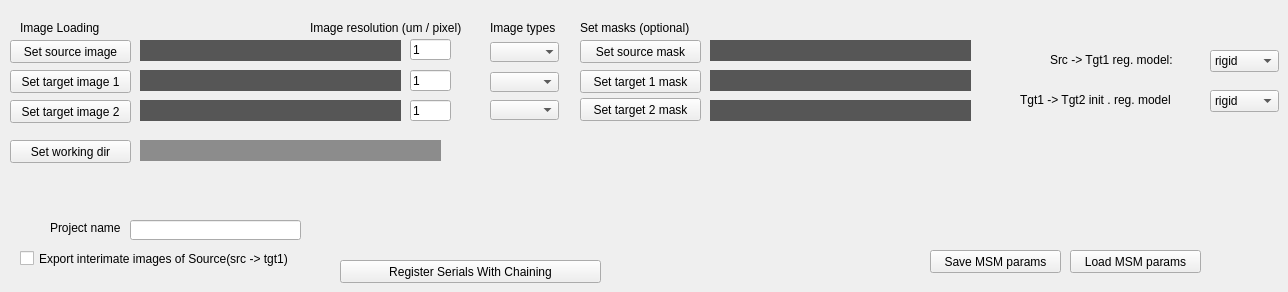
    <widget class="QWidget" name="MultiSecChained">
     <attribute name="title">
      <string>Chained Serial Section Registration</string>
     </attribute>
     <widget class="QPushButton" name="MSM_button_source">
      <property name="geometry">
       <rect>
        <x>10</x>
        <y>40</y>
        <width>121</width>
        <height>23</height>
       </rect>
      </property>
      <property name="styleSheet">
       <string notr="true">gridline-color: rgb(0, 0, 0);</string>
      </property>
      <property name="text">
       <string>Set source image</string>
      </property>
     </widget>
     <widget class="QLabel" name="MSM_regmodel_s1t1_label">
      <property name="geometry">
       <rect>
        <x>1050</x>
        <y>50</y>
        <width>151</width>
        <height>20</height>
       </rect>
      </property>
      <property name="text">
       <string>Src -&gt; Tgt1 reg. model:</string>
      </property>
     </widget>
     <widget class="QComboBox" name="MSM_target_img_type1">
      <property name="geometry">
       <rect>
        <x>490</x>
        <y>72</y>
        <width>69</width>
        <height>20</height>
       </rect>
      </property>
      <property name="currentText">
       <string/>
      </property>
     </widget>
     <widget class="QLineEdit" name="MSM_textbox_fn">
      <property name="geometry">
       <rect>
        <x>130</x>
        <y>220</y>
        <width>171</width>
        <height>20</height>
       </rect>
      </property>
     </widget>
     <widget class="QLineEdit" name="MSM_tgt2_reso">
      <property name="geometry">
       <rect>
        <x>410</x>
        <y>100</y>
        <width>41</width>
        <height>21</height>
       </rect>
      </property>
      <property name="text">
       <string>1</string>
      </property>
     </widget>
     <widget class="QPushButton" name="MSM_button_target2">
      <property name="geometry">
       <rect>
        <x>10</x>
        <y>100</y>
        <width>121</width>
        <height>23</height>
       </rect>
      </property>
      <property name="text">
       <string>Set target image 2</string>
      </property>
     </widget>
     <widget class="QComboBox" name="MSM_Reg_model1">
      <property name="geometry">
       <rect>
        <x>1210</x>
        <y>50</y>
        <width>69</width>
        <height>22</height>
       </rect>
      </property>
      <item>
       <property name="text">
        <string>rigid</string>
       </property>
      </item>
      <item>
       <property name="text">
        <string>affine</string>
       </property>
      </item>
      <item>
       <property name="text">
        <string>nl</string>
       </property>
      </item>
      <item>
       <property name="text">
        <string>scaled_rigid</string>
       </property>
      </item>
      <item>
       <property name="text">
        <string>import...</string>
       </property>
      </item>
     </widget>
     <widget class="QPushButton" name="MSM_button_register_images">
      <property name="geometry">
       <rect>
        <x>340</x>
        <y>260</y>
        <width>261</width>
        <height>23</height>
       </rect>
      </property>
      <property name="text">
       <string>Register Serials With Chaining</string>
      </property>
     </widget>
     <widget class="QLineEdit" name="MSM_tgt1_reso">
      <property name="geometry">
       <rect>
        <x>410</x>
        <y>70</y>
        <width>41</width>
        <height>21</height>
       </rect>
      </property>
      <property name="text">
       <string>1</string>
      </property>
     </widget>
     <widget class="QPushButton" name="MSM_button_src_mask">
      <property name="geometry">
       <rect>
        <x>580</x>
        <y>40</y>
        <width>121</width>
        <height>23</height>
       </rect>
      </property>
      <property name="text">
       <string>Set source mask</string>
      </property>
     </widget>
     <widget class="QCheckBox" name="MSM_intermediate_export">
      <property name="geometry">
       <rect>
        <x>20</x>
        <y>250</y>
        <width>311</width>
        <height>17</height>
       </rect>
      </property>
      <property name="text">
       <string>Export interimate images of Source(src -&gt; tgt1)</string>
      </property>
      <property name="checked">
       <bool>false</bool>
      </property>
     </widget>
     <widget class="QLabel" name="MSM_setmasks_overhead">
      <property name="geometry">
       <rect>
        <x>580</x>
        <y>20</y>
        <width>131</width>
        <height>16</height>
       </rect>
      </property>
      <property name="text">
       <string>Set masks (optional)</string>
      </property>
     </widget>
     <widget class="QLabel" name="MSM_textbox_wd">
      <property name="geometry">
       <rect>
        <x>140</x>
        <y>140</y>
        <width>301</width>
        <height>21</height>
       </rect>
      </property>
      <property name="styleSheet">
       <string notr="true">background-color: rgb(140, 140, 140);
color: rgb(255, 255, 255);
font: 75 8pt &quot;Arial&quot;;</string>
      </property>
      <property name="text">
       <string/>
      </property>
     </widget>
     <widget class="QLabel" name="MSM_type_overhead">
      <property name="geometry">
       <rect>
        <x>490</x>
        <y>20</y>
        <width>81</width>
        <height>16</height>
       </rect>
      </property>
      <property name="text">
       <string>Image types</string>
      </property>
     </widget>
     <widget class="QLabel" name="MSM_textbox_target1">
      <property name="geometry">
       <rect>
        <x>140</x>
        <y>70</y>
        <width>261</width>
        <height>21</height>
       </rect>
      </property>
      <property name="styleSheet">
       <string notr="true">background-color: rgb(86, 86, 86);
font: italic 8pt &quot;Arial&quot;;
color: rgb(255, 255, 255);</string>
      </property>
      <property name="text">
       <string/>
      </property>
     </widget>
     <widget class="QLabel" name="MSM_textbox_target2">
      <property name="geometry">
       <rect>
        <x>140</x>
        <y>100</y>
        <width>261</width>
        <height>21</height>
       </rect>
      </property>
      <property name="styleSheet">
       <string notr="true">background-color: rgb(86, 86, 86);
font: italic 8pt &quot;Arial&quot;;
color: rgb(255, 255, 255);</string>
      </property>
      <property name="text">
       <string/>
      </property>
     </widget>
     <widget class="QComboBox" name="MSM_source_img_type">
      <property name="geometry">
       <rect>
        <x>490</x>
        <y>42</y>
        <width>69</width>
        <height>20</height>
       </rect>
      </property>
      <property name="currentText">
       <string/>
      </property>
      <property name="frame">
       <bool>false</bool>
      </property>
     </widget>
     <widget class="QPushButton" name="MSM_button_tgt_mask1">
      <property name="geometry">
       <rect>
        <x>580</x>
        <y>70</y>
        <width>121</width>
        <height>23</height>
       </rect>
      </property>
      <property name="text">
       <string>Set target 1 mask</string>
      </property>
     </widget>
     <widget class="QComboBox" name="MSM_Reg_model2">
      <property name="geometry">
       <rect>
        <x>1210</x>
        <y>90</y>
        <width>69</width>
        <height>22</height>
       </rect>
      </property>
      <item>
       <property name="text">
        <string>rigid</string>
       </property>
      </item>
      <item>
       <property name="text">
        <string>affine</string>
       </property>
      </item>
      <item>
       <property name="text">
        <string>nl</string>
       </property>
      </item>
      <item>
       <property name="text">
        <string>scaled_rigid</string>
       </property>
      </item>
      <item>
       <property name="text">
        <string>import...</string>
       </property>
      </item>
     </widget>
     <widget class="QLabel" name="MSM_regmodel_t1t2_label">
      <property name="geometry">
       <rect>
        <x>1020</x>
        <y>90</y>
        <width>181</width>
        <height>20</height>
       </rect>
      </property>
      <property name="text">
       <string>Tgt1 -&gt; Tgt2 init . reg. model</string>
      </property>
     </widget>
     <widget class="QLabel" name="MSM_textbox_source">
      <property name="geometry">
       <rect>
        <x>140</x>
        <y>40</y>
        <width>261</width>
        <height>21</height>
       </rect>
      </property>
      <property name="styleSheet">
       <string notr="true">background-color: rgb(86, 86, 86);
font: italic 8pt &quot;Arial&quot;;
color: rgb(255, 255, 255);</string>
      </property>
      <property name="text">
       <string/>
      </property>
     </widget>
     <widget class="QLabel" name="MSM_projectname_overhead">
      <property name="geometry">
       <rect>
        <x>50</x>
        <y>220</y>
        <width>81</width>
        <height>16</height>
       </rect>
      </property>
      <property name="text">
       <string>Project name</string>
      </property>
     </widget>
     <widget class="QPushButton" name="MSM_button_target1">
      <property name="geometry">
       <rect>
        <x>10</x>
        <y>70</y>
        <width>121</width>
        <height>23</height>
       </rect>
      </property>
      <property name="text">
       <string>Set target image 1</string>
      </property>
     </widget>
     <widget class="QComboBox" name="MSM_target_img_type2">
      <property name="geometry">
       <rect>
        <x>490</x>
        <y>100</y>
        <width>69</width>
        <height>20</height>
       </rect>
      </property>
      <property name="currentText">
       <string/>
      </property>
     </widget>
     <widget class="QPushButton" name="MSM_button_wd">
      <property name="geometry">
       <rect>
        <x>10</x>
        <y>140</y>
        <width>121</width>
        <height>23</height>
       </rect>
      </property>
      <property name="text">
       <string>Set working dir</string>
      </property>
     </widget>
     <widget class="QLineEdit" name="MSM_src_reso">
      <property name="geometry">
       <rect>
        <x>410</x>
        <y>39</y>
        <width>41</width>
        <height>21</height>
       </rect>
      </property>
      <property name="text">
       <string>1</string>
      </property>
     </widget>
     <widget class="QLabel" name="MSM_type_img_res_label">
      <property name="geometry">
       <rect>
        <x>310</x>
        <y>20</y>
        <width>181</width>
        <height>16</height>
       </rect>
      </property>
      <property name="text">
       <string>Image resolution (um / pixel)</string>
      </property>
     </widget>
     <widget class="QLabel" name="MSM_Imageloading_overhead">
      <property name="geometry">
       <rect>
        <x>20</x>
        <y>20</y>
        <width>111</width>
        <height>16</height>
       </rect>
      </property>
      <property name="styleSheet">
       <string notr="true">font: 11pt &quot;MS Shell Dlg 2&quot;;</string>
      </property>
      <property name="text">
       <string>Image Loading</string>
      </property>
      <property name="textFormat">
       <enum>Qt::AutoText</enum>
      </property>
     </widget>
     <widget class="QPushButton" name="MSM_button_tgt_mask2">
      <property name="geometry">
       <rect>
        <x>580</x>
        <y>98</y>
        <width>121</width>
        <height>23</height>
       </rect>
      </property>
      <property name="text">
       <string>Set target 2 mask</string>
      </property>
     </widget>
     <widget class="QPushButton" name="MSM_load_params">
      <property name="geometry">
       <rect>
        <x>1070</x>
        <y>250</y>
        <width>131</width>
        <height>23</height>
       </rect>
      </property>
      <property name="text">
       <string>Load MSM params</string>
      </property>
     </widget>
     <widget class="QPushButton" name="MSM_save_params">
      <property name="geometry">
       <rect>
        <x>930</x>
        <y>250</y>
        <width>131</width>
        <height>23</height>
       </rect>
      </property>
      <property name="text">
       <string>Save MSM params</string>
      </property>
     </widget>
     <widget class="QLabel" name="MSM_textbox_source_mask">
      <property name="geometry">
       <rect>
        <x>710</x>
        <y>40</y>
        <width>261</width>
        <height>21</height>
       </rect>
      </property>
      <property name="styleSheet">
       <string notr="true">background-color: rgb(86, 86, 86);
font: italic 8pt &quot;Arial&quot;;
color: rgb(255, 255, 255);</string>
      </property>
      <property name="text">
       <string/>
      </property>
     </widget>
     <widget class="QLabel" name="MSM_textbox_target1_mask">
      <property name="geometry">
       <rect>
        <x>710</x>
        <y>70</y>
        <width>261</width>
        <height>21</height>
       </rect>
      </property>
      <property name="styleSheet">
       <string notr="true">background-color: rgb(86, 86, 86);
font: italic 8pt &quot;Arial&quot;;
color: rgb(255, 255, 255);</string>
      </property>
      <property name="text">
       <string/>
      </property>
     </widget>
     <widget class="QLabel" name="MSM_textbox_target2_mask">
      <property name="geometry">
       <rect>
        <x>710</x>
        <y>100</y>
        <width>261</width>
        <height>21</height>
       </rect>
      </property>
      <property name="styleSheet">
       <string notr="true">background-color: rgb(86, 86, 86);
font: italic 8pt &quot;Arial&quot;;
color: rgb(255, 255, 255);</string>
      </property>
      <property name="text">
       <string/>
      </property>
     </widget>
    </widget>
